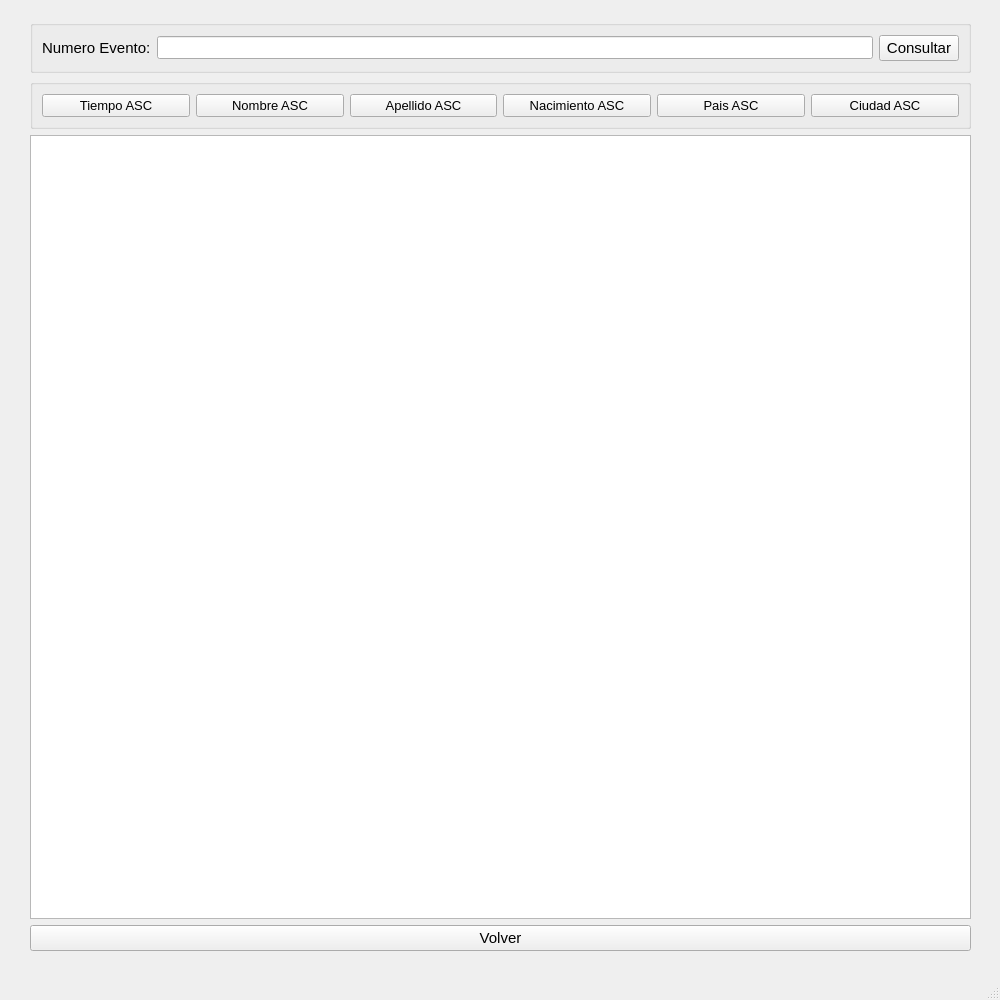
<?xml version="1.0" encoding="UTF-8"?>
<ui version="4.0">
 <class>ShowResultado</class>
 <widget class="QMainWindow" name="ShowResultado">
  <property name="geometry">
   <rect>
    <x>0</x>
    <y>0</y>
    <width>1000</width>
    <height>1000</height>
   </rect>
  </property>
  <property name="windowTitle">
   <string>Resultados Carrera</string>
  </property>
  <widget class="QWidget" name="centralwidget">
   <widget class="QWidget" name="gridLayoutWidget">
    <property name="geometry">
     <rect>
      <x>20</x>
      <y>10</y>
      <width>961</width>
      <height>951</height>
     </rect>
    </property>
    <layout class="QGridLayout" name="gridLayout">
     <property name="leftMargin">
      <number>10</number>
     </property>
     <property name="topMargin">
      <number>10</number>
     </property>
     <property name="rightMargin">
      <number>10</number>
     </property>
     <property name="bottomMargin">
      <number>10</number>
     </property>
     <item row="3" column="0">
      <widget class="QPushButton" name="popup_closer">
       <property name="font">
        <font>
         <pointsize>11</pointsize>
        </font>
       </property>
       <property name="text">
        <string>Volver</string>
       </property>
      </widget>
     </item>
     <item row="1" column="0">
      <widget class="QGroupBox" name="groupBox">
       <property name="enabled">
        <bool>true</bool>
       </property>
       <property name="title">
        <string/>
       </property>
       <layout class="QHBoxLayout" name="horizontalLayout">
        <item>
         <widget class="QPushButton" name="pushButton_7">
          <property name="font">
           <font>
            <pointsize>10</pointsize>
           </font>
          </property>
          <property name="text">
           <string>Tiempo ASC</string>
          </property>
         </widget>
        </item>
        <item>
         <widget class="QPushButton" name="pushButton_6">
          <property name="font">
           <font>
            <pointsize>10</pointsize>
           </font>
          </property>
          <property name="text">
           <string>Nombre ASC</string>
          </property>
         </widget>
        </item>
        <item>
         <widget class="QPushButton" name="pushButton_5">
          <property name="font">
           <font>
            <pointsize>10</pointsize>
           </font>
          </property>
          <property name="text">
           <string>Apellido ASC</string>
          </property>
         </widget>
        </item>
        <item>
         <widget class="QPushButton" name="pushButton_4">
          <property name="font">
           <font>
            <pointsize>10</pointsize>
           </font>
          </property>
          <property name="text">
           <string>Nacimiento ASC</string>
          </property>
         </widget>
        </item>
        <item>
         <widget class="QPushButton" name="pushButton_3">
          <property name="font">
           <font>
            <pointsize>10</pointsize>
           </font>
          </property>
          <property name="text">
           <string>Pais ASC</string>
          </property>
         </widget>
        </item>
        <item>
         <widget class="QPushButton" name="pushButton_2">
          <property name="font">
           <font>
            <pointsize>10</pointsize>
           </font>
          </property>
          <property name="text">
           <string>Ciudad ASC</string>
          </property>
         </widget>
        </item>
       </layout>
      </widget>
     </item>
     <item row="0" column="0">
      <widget class="QGroupBox" name="groupBox_2">
       <property name="title">
        <string/>
       </property>
       <layout class="QHBoxLayout" name="horizontalLayout_3">
        <item>
         <widget class="QLabel" name="label">
          <property name="font">
           <font>
            <pointsize>11</pointsize>
           </font>
          </property>
          <property name="text">
           <string>Numero Evento:</string>
          </property>
         </widget>
        </item>
        <item>
         <widget class="QLineEdit" name="lineEdit">
          <property name="font">
           <font>
            <pointsize>10</pointsize>
           </font>
          </property>
         </widget>
        </item>
        <item>
         <widget class="QPushButton" name="pushButton">
          <property name="font">
           <font>
            <pointsize>11</pointsize>
           </font>
          </property>
          <property name="text">
           <string>Consultar</string>
          </property>
         </widget>
        </item>
       </layout>
      </widget>
     </item>
     <item row="2" column="0">
      <widget class="QTableView" name="tableView">
       <property name="font">
        <font>
         <pointsize>10</pointsize>
        </font>
       </property>
      </widget>
     </item>
    </layout>
   </widget>
  </widget>
  <widget class="QStatusBar" name="statusbar"/>
 </widget>
 <resources/>
 <connections/>
</ui>
